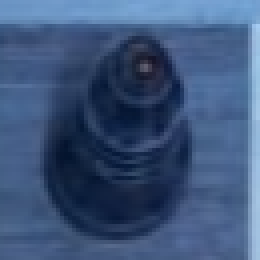
#> input picture chess_piece_model/dataset/black_bishop_2.png, 65 x 65 px (shown 4 times larger)
$ python -i image_extractor.py   (imports and definitions only)
#> lines starting #> are read from the running program, lines starting #| are printed output that depends on the picture; after the words box and inside, x2 and y2 are one past the last pixel; in counts of white or black regions, pixels touching at a corner belong together
#> further down, picture is the input picture: shape (65, 65, 3); mean B, G, R 122.8, 85.4, 61.5
import cv2
import numpy as np
import math
import matplotlib.pyplot as plt
import streamlit as st
import os


class ImageExtractor:
    def __init__(self):
        pass

    def image_to_edged_image(self, image):
        """Calcule une vision de l'image mettant en valeur les contours.

        Args:
            image (_type_): _description_

        Returns:
            _type_: _description_
        """
        gray = cv2.cvtColor(image, cv2.COLOR_BGR2GRAY)
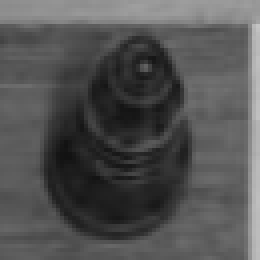
#> gray: shape (65, 65) (shown 4 times larger); min 18, max 196, mean 82.5
        blurred = cv2.GaussianBlur(gray, (5, 5), 0)
        edged = cv2.Canny(blurred, 10, 250)
#> edged: shape (65, 65); every value is 0

        return edged

    # [181 lines left out: functions extract_contours_from_edged_image, show_contours, show_selected_contour, select_most_squarred_contour, get_warped_image_from_contour, show_squares and 2 more, not called in this run]

>>> import cv2
>>> picture = cv2.imread('../../chess_piece_model/dataset/black_bishop_2.png')
>>> result = ImageExtractor().image_to_edged_image(picture)

$ run again, on chess_piece_model/dataset/black_bishop_3.png
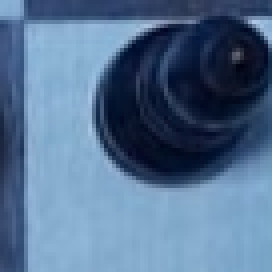
#> input picture chess_piece_model/dataset/black_bishop_3.png, 68 x 68 px (shown 4 times larger)
#> picture is the input picture: shape (68, 68, 3); mean B, G, R 143.2, 111.1, 83.4
#> in image_to_edged_image, `blurred = cv2.GaussianBlur(gray, (5, 5), 0)`:
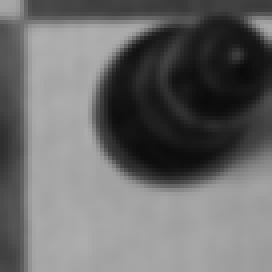
#> blurred: shape (68, 68) (shown 4 times larger); min 10, max 175, mean 106.5
#> in image_to_edged_image, `edged = cv2.Canny(blurred, 10, 250)`:
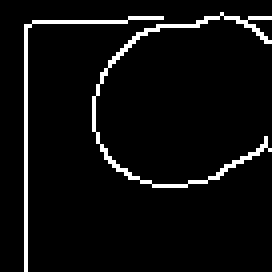
#> edged: shape (68, 68) (shown 4 times larger); 5.2% white in thin lines or dots, all inside (x1, y1, x2, y2) = (6, 3, 68, 68)

$ run again, on chess_piece_model/dataset/black_bishop_4.png
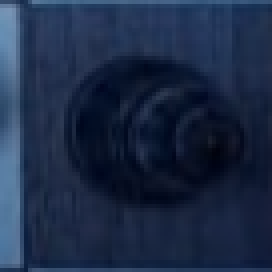
#> input picture chess_piece_model/dataset/black_bishop_4.png, 68 x 68 px (shown 4 times larger)
#> picture is the input picture: shape (68, 68, 3); mean B, G, R 70.1, 42.9, 28.2
#> in image_to_edged_image, `gray = cv2.cvtColor(image, cv2.COLOR_BGR2GRAY)`:
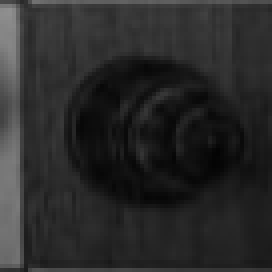
#> gray: shape (68, 68) (shown 4 times larger); min 3, max 143, mean 41.6
#> edged: shape (68, 68); every value is 0

$ run again, on chess_piece_model/dataset/black_cell_1.png
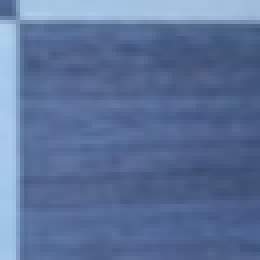
#> input picture chess_piece_model/dataset/black_cell_1.png, 65 x 65 px (shown 4 times larger)
#> picture is the input picture: shape (65, 65, 3); mean B, G, R 153.8, 114.4, 92.1
#> in image_to_edged_image, `gray = cv2.cvtColor(image, cv2.COLOR_BGR2GRAY)`:
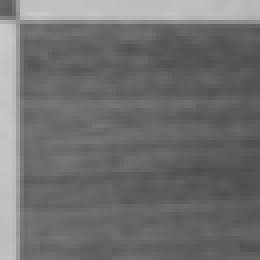
#> gray: shape (65, 65) (shown 4 times larger); min 77, max 202, mean 112.2
#> edged: shape (65, 65); every value is 0
